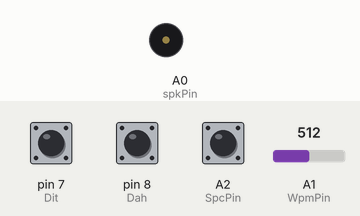
This sketch was run on a simulated SparkFun Pro Micro, built with avr-gcc and run on an emulated ATmega32U4. Shown: buzzer (waves = sounding). Inputs (shaded band) come from the test bench; at power-on: pin 7 (Dit) HIGH, pin 8 (Dah) HIGH, A1 (WpmPin) = 512, A2 (SpcPin) HIGH. USB keyboard and mouse output is not drawn.

Above: at 1.2 s.
1.3 s: pin 7 (Dit) pulled LOW for 1 s
At 1.54 s:
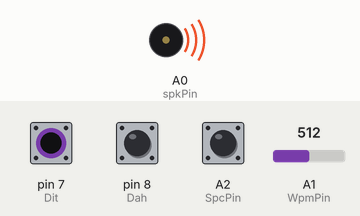
4.8 s: pin 8 (Dah) pulled LOW for 1 s
At 6.3 s:
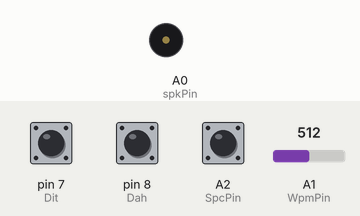
Timing chart, 0 to 7.8 s (numbered marks = the images above; inputs shaded):
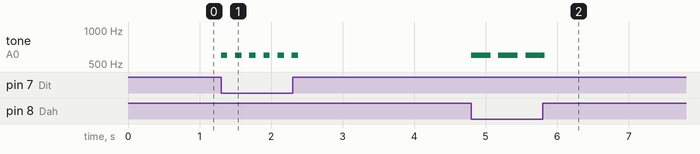

The sketch:

Sketch_CW_Typewriter.ino.ino
```cpp
/*
  Keyboard Keyer uses an Arduino Leonardo or Pro-Micro to
  Sends an ASCII charter via USB port
  when CW is sent using Iambic paddles
  an ASCII character is send to computer

  Bob Anding  Morse Code OSC
  Morse Code Iambic key Oscillator & rig keyer
  Bob Anding, 12-20-17
  update game version 1-20-20
  for personal use only
  This uses the " Tiny Iambic Keyer starting project" for Morse Code using a Iambic key.
  The sketch checks an Iambic key for Dits or Dahs. Then plays a tone and lights pin 13 built-in LED .
  The output at Pin 13 can be used to key a rig.
  Most modern rigs use logic key input. An open-collector transistor interface is recommended.
  Tube rigs will use a different setup. ALWAYS! Check your radio specs.
  This a small sketch to converts CW to ASCII and acts as a keyboard and
  Using an Arduino Pro-Micro's USB port it sends text to the computer
********************************************************/
/* Bob Anding CW-tyewriter
  (c) 2019, Bob Anding, 10-03-2019

  Permission is hereby granted, free of charge, to any person obtaining a copy of this software and
  associated documentation files (the "Software"), to deal in the Software without restriction,
  including without limitation the rights to use, copy, modify, merge, publish, distribute,
  sublicense, and/or sell copies of the Software, and to permit persons to whom the
  Software is furnished to do so, subject to the following conditions:

The above copyright notice and this permission notice shall be
included in all copies or substantial portions of the Software.

THE SOFTWARE IS PROVIDED "AS IS", WITHOUT WARRANTY OF ANY KIND, EXPRESS OR IMPLIED,
INCLUDING BUT NOT LIMITED TO THE WARRANTIES OF MERCHANTABILITY, FITNESS FOR A PARTICULAR PURPOSE AND NONINFRINGEMENT.
IN NO EVENT SHALL THE AUTHORS OR COPYRIGHT HOLDERS BE LIABLE FOR ANY CLAIM, DAMAGES OR OTHER LIABILITY, WHETHER IN AN
ACTION OF CONTRACT, TORT OR OTHERWISE, ARISING FROM, OUT OF OR IN CONNECTION WITH THE SOFTWARE OR THE USE OR OTHER DEALINGS IN THE SOFTWARE.


*******************************************************/
#include <Keyboard.h>
const int Dit = 7; //  iambic key dit paddle
const int Dah = 8; //  iambic key dah paddle
const int keyPin = 13; // Pro Micro use (const keyPin = 15;)***** Logic level output (open collector transistor for keying, check rig's specs.)****
const int spkPin = A0; //  send a CW tone
const int WpmPin = A1; // set WPM speed.
const int SpcPin = A2; //if HIGH automaticlly added a space after a CW word, or if LOW the space button is used
float CWspeed = 0;
int sideTone = 600; // Frequency of side tone
int ditLength = 64; // default setting for dit length, at startup program reads speed pot and set WPM (60 ~ 30 WPM, 80 ~ 20 WPM, 120 ~ 7 WPM)
int LetSpc = 7 * ditLength; // letter spacing is 7 dit length
int WDspc = 40 * ditLength;//WDspc = 35 dit length int WDspc = 0;
unsigned char CWchar = 0;
//unsigned char Hold = 0x85;
int Halt = 1  ; // halt keyboard print after space

////////////    Morse Code to ASCII Array  /////////////////////////
/* Each ASCII charter are assigned a value for keyed morse code characters.
    IE: a= 101, read from left to right, 1 stop bit then 0 =dit and finally 1 = dah.
    The arduino places a stop bit to start next it receives a dit is received folowed by a dah = 101
    using binary number (101) the array Lray is scannned for the binary number (101) and
    if a match is found an ascii charter is sent to the window with focus.
    there are 128 ascii charters and 8 bits minus the 1 stop bit allows for 7 data bits.
    with 7 bits we can have a total of 128 charters or the complete ascii set.
******************************************************************************/
struct Let {
  int num;
  char ch;
};
struct Let Lray[] = {

  {0x31, 0x0a}, //BT =  Line Feed

  {0x6b, '!'},
  {0xc8, '$'},
  {0x28, '&'}, //wait
  {0x5e, '\''},
  {0x2d, '('},
  {0x6d, ')'},
  {0x2a, '+'},
  {0x73, ','},
  {0x61, '-'},
  {0x55, '.'},
  {0x32, '/'},
  {0x3f, '0'},
  {0x2f, '1'},
  {0x27, '2'},
  {0x23, '3'},
  {0x21, '4'},
  {0x20, '5'},
  {0x30, '6'},
  {0x38, '7'},
  {0x3c, '8'},
  {0x3e, '9'},
  {0x78, ':'},
  {0x6a, ';'},
  {0x31, '='},
  {0x4c, '?'},
  {0x54, '@'},
  {0x6c, '_'},
  {0x15, 0xB0}, //return <AA>
  //{96, '`'},
  {0x05, 'a'},
  {0x18, 'b'},
  {0x1a, 'c'},
  {0x0c, 'd'},
  {0x02, 'e'},
  {0x12, 'f'},
  {0x0e, 'g'},
  {0x10, 'h'},
  {0x04, 'i'},
  {0x17, 'j'},
  {0x0d, 'k'},
  {0x14, 'l'},
  {0x07, 'm'},
  {0x06, 'n'},
  {0x0f, 'o'},
  {0x16, 'p'},
  {0x1d, 'q'},
  {0x0a, 'r'},
  {0x08, 's'},
  {0x03, 't'},
  {0x09, 'u'},
  {0x11, 'v'},
  {0x0b, 'w'},
  {0x19, 'x'},
  {0x1b, 'y'},
  {0x1c, 'z'},
  {0x7f, 127}, // last ascii character "DEL"
  {0xc5, '*'}, //break <BK>

};
void setup() {
  pinMode(Dit, INPUT_PULLUP); // Dit key input pin 11 , ground to send
  pinMode(Dah, INPUT_PULLUP); // Dah key input pin 12 , ground to send
  pinMode(SpcPin, INPUT_PULLUP); // Auto space  set pin A2, HIGH = Auto/  LOW = Manual
  pinMode(spkPin, OUTPUT); // spkPin output logic level, may use 100 ohms to limit current
  pinMode(keyPin, OUTPUT); // key output pin 13, logic level, limited current , use open collector to key rig
  pinMode(WpmPin, INPUT); // WPM set speed of key output pin A1,

  Serial.begin(9600);
  // initialize control over the keyboard:
  Keyboard.begin();
}

/*********************Manual Iambic Keyer  *************************
    This Iambic Keyer is a manual Keyer. It's design hark back to the first Iambic
    Keyers. The early keyer were little more then a couple of timer ICs.
    There was no Memory to catch and save dits or dahs. With this keyer its
    possible to over run the WPM speed adjustment which will cause omissions of code elements.
    To send clean code you must practice proper spacing and adjust the speed to the range of your sending speed.
    The Keyer will allow squeeze keying, without adding a ending dit or dah. Control is left to the operator's timing.
    I found this Keyer forces the operator to properly space code.
    It teaches better fist control and not to rely on the Keyer's memory . 73 Bob
 ********************************************************************/

/*************************************
    check for Iambic paddle press and
   send keyboard.print() to the computer
   using the program with currrent focus
************************************/

void loop() {
  /************* WPM speed  Set  **************/
  CWspeed = analogRead(WpmPin);
  ditLength = ((CWspeed / 1024) * 120) + 30; // 30 was added to adjust pot for mid range
  /************************************/

  ////////// enter a dit ////////////
  if ((digitalRead (Dit)) == 0) {

    if (CWchar == 0)
    {
      CWchar = 1; //CWchar=1;  // This is our start bit
    }
    CWchar = CWchar << 1;  //shift bits left , 0 for dit
    playTone(1); // plays tone and keys radio
    delay(ditLength * 0.2); // debounce
    LetSpc = (ditLength * 7);
    Halt = 0;


  }
  /////// enter a dah ///////////////
  if ((digitalRead (Dah)) == 0) {

    if (CWchar == 0) {
      CWchar = 1; // This is our start bit
    }
    CWchar = CWchar << 1;  //shift bits left
    CWchar++; // adds one for dah
    playTone(3); // plays tone and keys radio
    delay(ditLength * 0.2); // debounce
    LetSpc = (ditLength * 7);
    Halt = 0;
  }


  /******  print character and reset ********/
  LetSpc--;

  if (LetSpc == 0) {
    getLet(CWchar); //end of letter print letter
    CWchar = 0; // reset character to NULL
  }

  /******************   Auto Space for CW practice **************************/
  if ((WDspc == 0) && (digitalRead(SpcPin) == HIGH) && (CWchar == 0) && (Halt == 0)) {
    Keyboard.print(' ');
    Halt = 1 ;
  }

  WDspc--;
} // END OF LOOP()


/////////// Play tone & Key radio ////////////////////
void playTone(int Length) {
  tone(spkPin, sideTone); // play tone
  digitalWrite(keyPin, 1); //key radio
  delay(Length * ditLength);// spend Dah length tone
  noTone(spkPin); // tune off tone
  digitalWrite(keyPin, 0); // unkey radio
  delay (ditLength);// add char space

}

/////////////// scan array for character & print to PC focus window /////////////
void getLet(int  y) {
  char keyP;
  int x = 0;

  for (x = 0; x < (sizeof Lray / sizeof Lray[0]); x++)
  {
    if (y == Lray[x].num) {

      Keyboard.print(Lray[x].ch);
      Keyboard.print(keyP);//Keyboard.print(keypressed);//Keyboard.releaseAll(); //10   Keyboard.print(key);
    }
    Keyboard.releaseAll(); //   reset Keyboard, next(key);

    WDspc = (ditLength * 40 );
  }
}

////////////// WPM speed adjust    ///////////////////////////////
int WPM() {
  int x = 0;  // speed val
  x = analogRead(WpmPin);  // read the input pin
  return (x);         // send value back
}
```

Measured:
- after the input at 1.3 s, tone on A0 (spkPin): alternates 600 Hz for 0.09 s and silent for 0.11 s, 12 changes in all, then stays silent, starting at once
- after the input at 4.8 s, tone on A0 (spkPin): alternates 600 Hz for 0.27 s and silent for 0.11 s, 6 changes in all, then stays silent, starting at once
